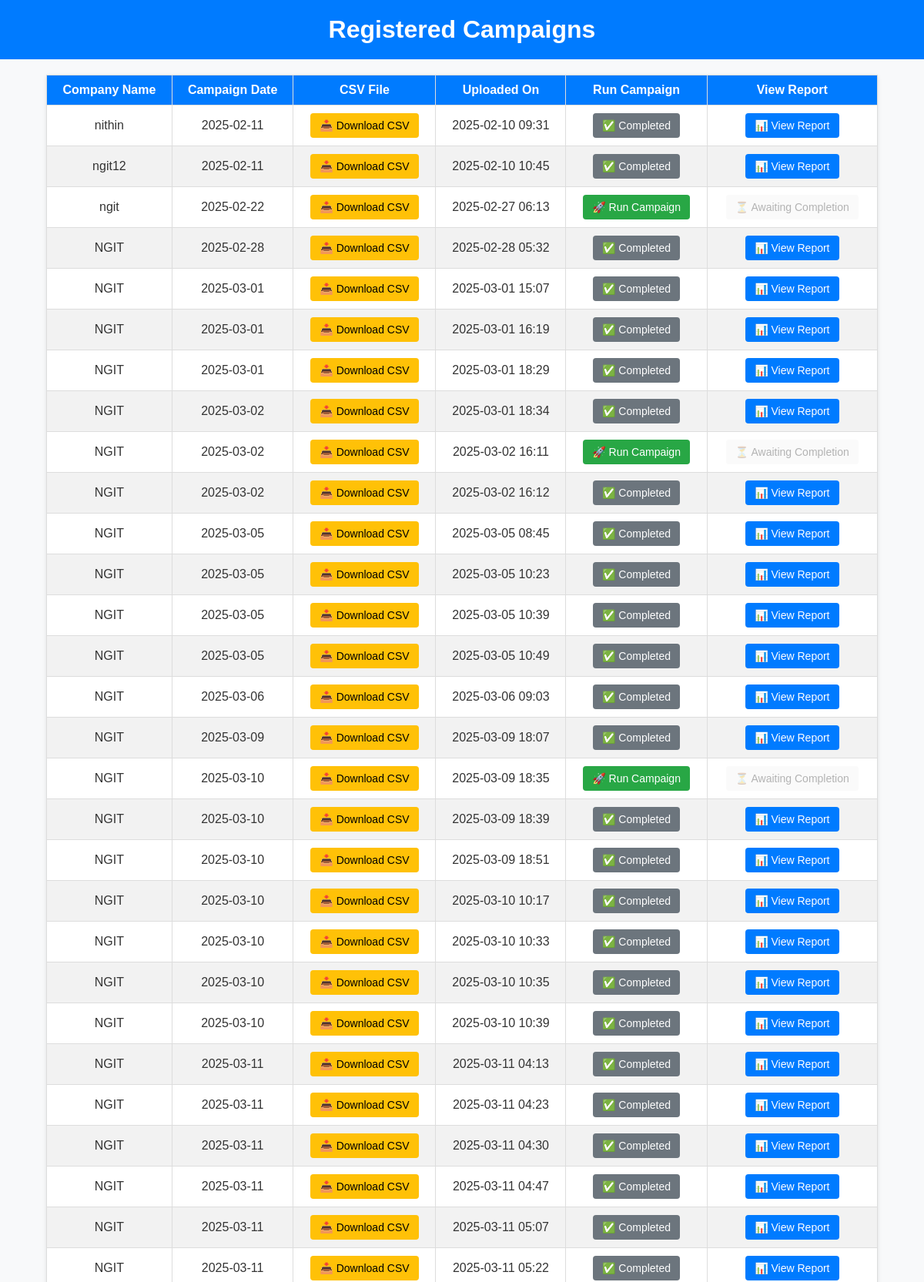
Page /view-campaigns (signed in, upper part) on the committed database.
### app.py (models this page shows)
class Campaign(db.Model):
    id = db.Column(db.Integer, primary_key=True)
    company_name = db.Column(db.String(80), nullable=False)
    campaign_date = db.Column(db.Date, nullable=False)
    filename = db.Column(db.String(120), nullable=False)
    category = db.Column(db.String(50), nullable=True)
    created_at = db.Column(db.DateTime, default=datetime.utcnow)
    is_run = db.Column(db.Boolean, default=False)  # ✅ Ensure this line exists

### app.py (the view)
@app.route('/view-campaigns', methods=['GET'])
def view_campaigns():
    if 'admin' not in session:
        flash("Please log in as an admin first.", "danger")
        return redirect(url_for('admin_login'))
    campaigns = Campaign.query.order_by(Campaign.campaign_date.asc()).all()
    return render_template('view_campaigns.html', campaigns=campaigns)

### templates/view_campaigns.html (shortened to what this page needs)
    <!DOCTYPE html>
    <html lang="en">
    <head>
    </head>
    <body>
        <h1>Registered Campaigns</h1>
        <table>
            <thead>
                <tr>
                    <th>Company Name</th>
                    <th>Campaign Date</th>
                    <th>CSV File</th>
                    <th>Uploaded On</th>
                    <th>Run Campaign</th>
                    <th>View Report</th>
                </tr>
            </thead>
            <tbody>
                {% for campaign in campaigns %}
                <tr>
                    <td>{{ campaign.company_name }}</td>
                    <td>{{ campaign.campaign_date }}</td>
                    <td>
                        <a href="{{ url_for('download_csv', filename=campaign.filename) }}">
                            <button class="csv-btn">📥 Download CSV</button>
                        </a>
                    </td>
                    <td>{{ campaign.created_at.strftime('%Y-%m-%d %H:%M') }}</td>
                    <td>
                        <form action="{{ url_for('run_campaign', campaign_id=campaign.id) }}" method="post">
                            <button type="submit" class="run-btn" {% if campaign.is_run %} disabled {% endif %}>
                                {% if campaign.is_run %}
                                    ✅ Completed
                                {% else %}
                                    🚀 Run Campaign
                                {% endif %}
                            </button>
                        </form>
                    </td>
                    <td>
                        {% if campaign.is_run %}
                            <a href="{{ url_for('admin_view_report', company_name=campaign.company_name, campaign_id=campaign.id) }}">
                                <button class="report-btn">📊 View Report</button>
                            </a>
                        {% else %}
                        <button disabled>⏳ Awaiting Completion</button>
                        {% endif %}
                    </td>
                </tr>
                {% endfor %}
            </tbody>
        </table>
    </body>
    </html>

### templates/view_campaigns.html (style rules this page uses)
body { font-family: Arial, sans-serif; background: #f8f9fa; color: #333; margin: 0; padding: 0; }
h1 { text-align: center; background-color: #007BFF; color: white; padding: 20px; margin: 0; }
table { width: 90%; margin: 20px auto; border-collapse: collapse; box-shadow: 0 2px 5px rgba(0, 0, 0, 0.1); background: white; }
th, td { padding: 10px; border: 1px solid #ddd; text-align: center; }
th { background-color: #007BFF; color: white; }
tr:nth-child(even) { background-color: #f2f2f2; }
button { padding: 8px 12px; border: none; border-radius: 4px; cursor: pointer; font-size: 14px; }
.run-btn { background-color: #28a745; color: white; }
.run-btn:disabled { background-color: #6c757d; cursor: not-allowed; }
.csv-btn { background-color: #ffc107; color: black; }
.report-btn { background-color: #007BFF; color: white; }

### rows in the picture
Campaign: company_name "nithin", campaign_date "2025-02-11", created_at "2025-02-10 09:31", is_run "✅ Completed"
Campaign: company_name "ngit12", campaign_date "2025-02-11", created_at "2025-02-10 10:45", is_run "✅ Completed"
Campaign: company_name "ngit", campaign_date "2025-02-22", created_at "2025-02-27 06:13", is_run "🚀 Run Campaign"
Campaign: company_name "NGIT", campaign_date "2025-02-28", created_at "2025-02-28 05:32", is_run "✅ Completed"
Campaign: company_name "NGIT", campaign_date "2025-03-01", created_at "2025-03-01 15:07", is_run "✅ Completed"
Campaign: company_name "NGIT", campaign_date "2025-03-01", created_at "2025-03-01 16:19", is_run "✅ Completed"
Campaign: company_name "NGIT", campaign_date "2025-03-01", created_at "2025-03-01 18:29", is_run "✅ Completed"
Campaign: company_name "NGIT", campaign_date "2025-03-02", created_at "2025-03-01 18:34", is_run "✅ Completed"
Campaign: company_name "NGIT", campaign_date "2025-03-02", created_at "2025-03-02 16:11", is_run "🚀 Run Campaign"
Campaign: company_name "NGIT", campaign_date "2025-03-02", created_at "2025-03-02 16:12", is_run "✅ Completed"
Campaign: company_name "NGIT", campaign_date "2025-03-05", created_at "2025-03-05 08:45", is_run "✅ Completed"
Campaign: company_name "NGIT", campaign_date "2025-03-05", created_at "2025-03-05 10:23", is_run "✅ Completed"
Campaign: company_name "NGIT", campaign_date "2025-03-05", created_at "2025-03-05 10:39", is_run "✅ Completed"
Campaign: company_name "NGIT", campaign_date "2025-03-05", created_at "2025-03-05 10:49", is_run "✅ Completed"
Campaign: company_name "NGIT", campaign_date "2025-03-06", created_at "2025-03-06 09:03", is_run "✅ Completed"
Campaign: company_name "NGIT", campaign_date "2025-03-09", created_at "2025-03-09 18:07", is_run "✅ Completed"
Campaign: company_name "NGIT", campaign_date "2025-03-10", created_at "2025-03-09 18:35", is_run "🚀 Run Campaign"
Campaign: company_name "NGIT", campaign_date "2025-03-10", created_at "2025-03-09 18:39", is_run "✅ Completed"
Campaign: company_name "NGIT", campaign_date "2025-03-10", created_at "2025-03-09 18:51", is_run "✅ Completed"
Campaign: company_name "NGIT", campaign_date "2025-03-10", created_at "2025-03-10 10:17", is_run "✅ Completed"
Campaign: company_name "NGIT", campaign_date "2025-03-10", created_at "2025-03-10 10:33", is_run "✅ Completed"
Campaign: company_name "NGIT", campaign_date "2025-03-10", created_at "2025-03-10 10:35", is_run "✅ Completed"
Campaign: company_name "NGIT", campaign_date "2025-03-10", created_at "2025-03-10 10:39", is_run "✅ Completed"
Campaign: company_name "NGIT", campaign_date "2025-03-11", created_at "2025-03-11 04:13", is_run "✅ Completed"
Campaign: company_name "NGIT", campaign_date "2025-03-11", created_at "2025-03-11 04:23", is_run "✅ Completed"
Campaign: company_name "NGIT", campaign_date "2025-03-11", created_at "2025-03-11 04:30", is_run "✅ Completed"
Campaign: company_name "NGIT", campaign_date "2025-03-11", created_at "2025-03-11 04:47", is_run "✅ Completed"
Campaign: company_name "NGIT", campaign_date "2025-03-11", created_at "2025-03-11 05:07", is_run "✅ Completed"
Campaign: company_name "NGIT", campaign_date "2025-03-11", created_at "2025-03-11 05:22", is_run "✅ Completed"
